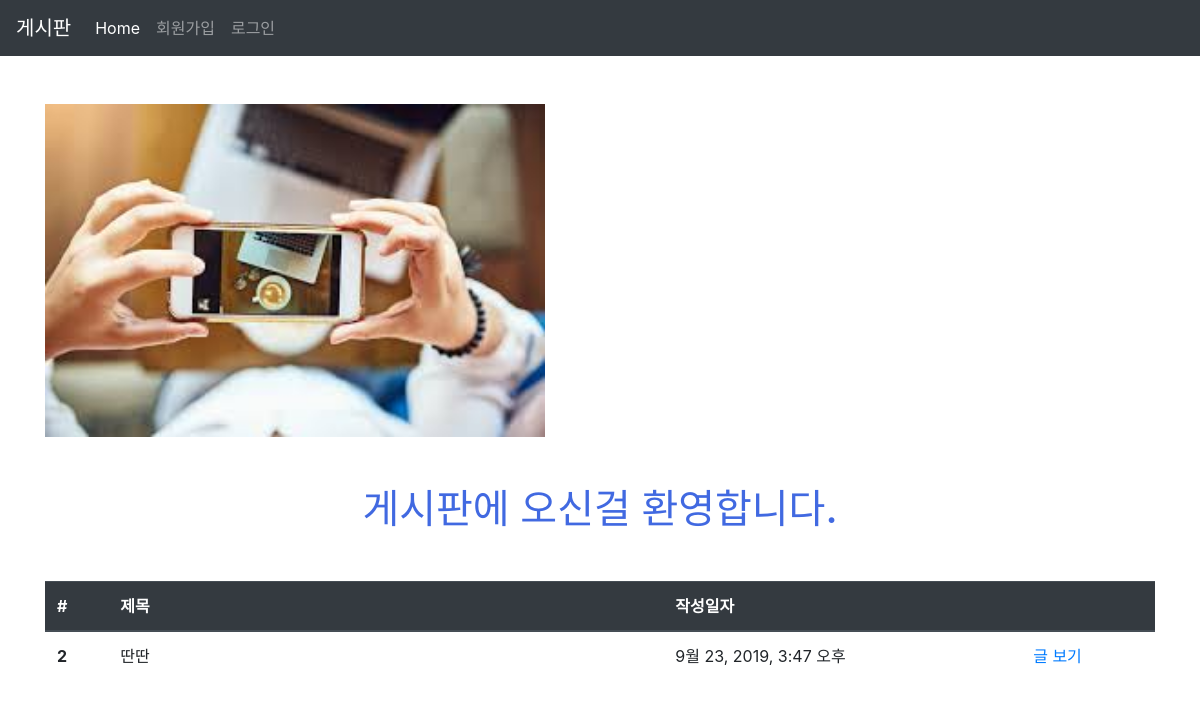
/articles/, run on an earlier commit of the app's database.
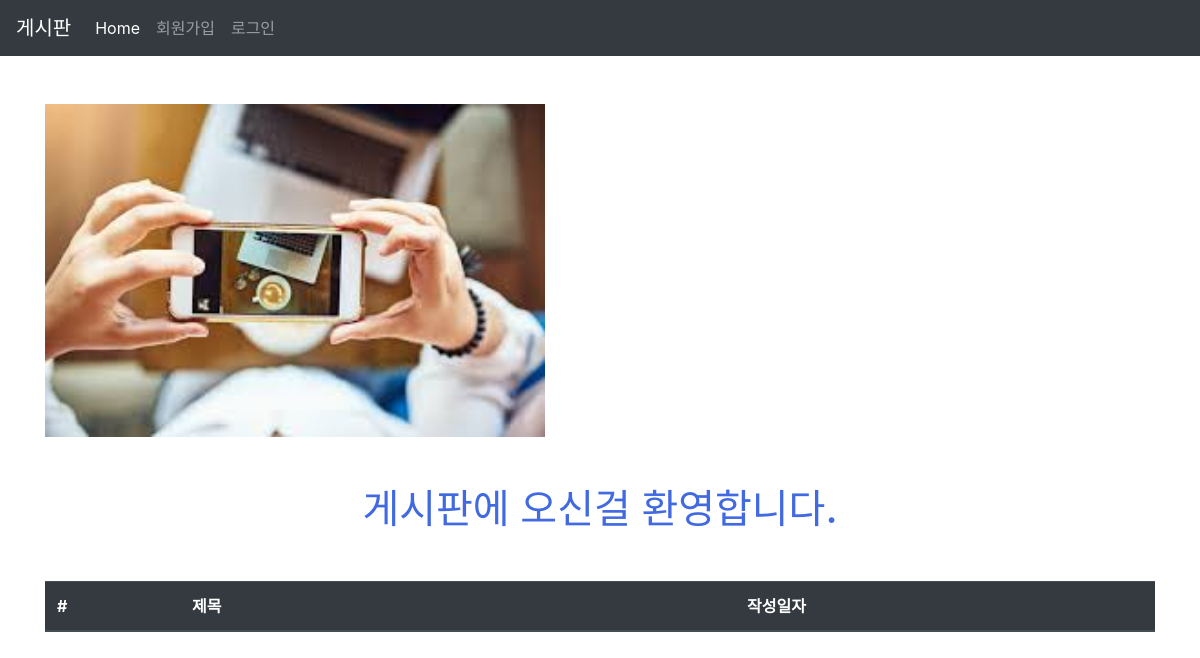
And on a later commit of the database.
### articles/models.py (models this page shows, shortened)
class Article(models.Model):
    title = models.CharField(max_length=10)
    content = models.TextField()
    image = models.ImageField(blank=True)
    image_thumbnail = ImageSpecField(
        processors=[ResizeToFit(300, 300)],
        format='JPEG',
        options={'quality': 80}
    )
    created_at = models.DateTimeField(auto_now_add=True)
    updated_at = models.DateTimeField(auto_now=True)

### articles/views.py (the view)
# urls.py: path('', views.index, name='index'),
@require_GET
def index(request):
    articles = Article.objects.all()
    context = {
        'articles' : articles
    }
    return render(request, 'articles/index.html', context)

### articles/templates/articles/index.html (shortened to what this page needs)
{% extends 'articles/base.html' %}
{% load static %}
{% block css %}
<link rel="stylesheet" href="{% static 'articles/style.css' %}">
{% endblock %}
{% block body %}
<img src="{% static 'articles/bg.jpg'%}" alt="배경" width="500">
<h1 class="text-center my-5 title"> 게시판에 오신걸 환영합니다.</h1>
<table class="table mt-5">
    <thead class="thead-dark">
    <tr>
      <th scope="col">#</th>
      <th scope="col">제목</th>
      <th scope="col">작성일자</th>
      <th scope="col"></th>
    </tr>
  </thead>
  <tbody>
    {% for article in articles %}
    <tr>
      <th scope="row">
        {{ article.id }}</th>
      <td>
        {{ article.title }}
      </td>
      <td>{{ article.created_at }}</td>
      <td>
          <a href="{% url 'articles:detail' article.pk %}">글 보기</a>
      </td>
    </tr>
    {% endfor %}
  </tbody>
</table>
{% endblock %}

What changed in the data, as far as the page shows it:
removed Article: id "2", title "딴딴", created_at "9월 23, 2019, 3:47 오후"
